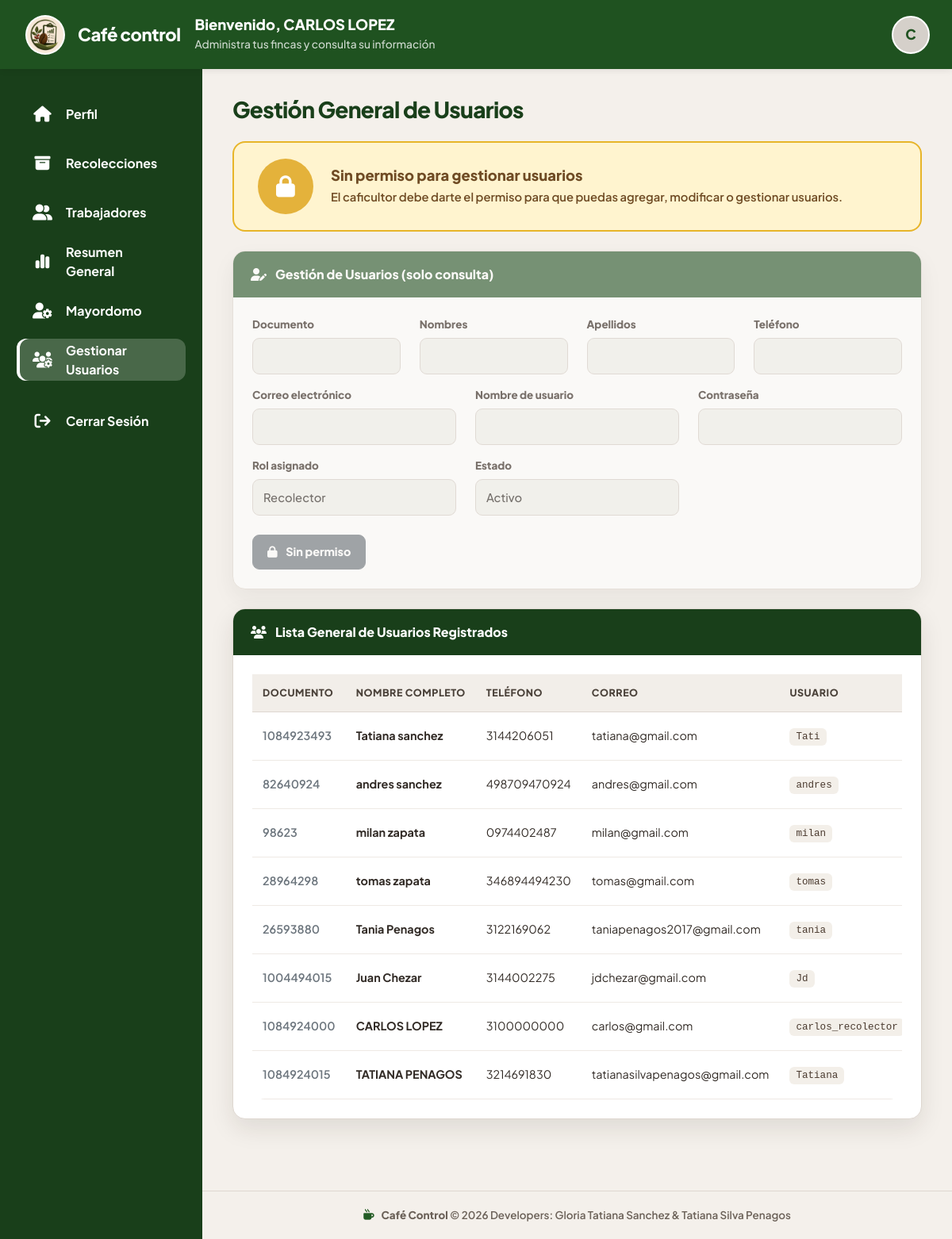
The app's page /gestionar_m.php (signed in) with its own data.
### tables this page shows
CREATE TABLE `usuarios` (
  `id_usuario` int(11) NOT NULL,
  `documento` varchar(20) NOT NULL,
  `nombres` varchar(100) NOT NULL,
  `apellidos` varchar(100) NOT NULL,
  `telefono` varchar(15) DEFAULT NULL,
  `correo` varchar(150) DEFAULT NULL,
  `usuario` varchar(50) NOT NULL,
  `contrasena` varchar(255) NOT NULL,
  `rol` enum('caficultor','mayordomo','recolector') NOT NULL,
  `estado` enum('activo','inactivo') DEFAULT 'activo',
  `fecha_registro` timestamp NOT NULL DEFAULT current_timestamp(),
  `foto_perfil` varchar(255) DEFAULT NULL
);

### gestionar_m.php (the view, shortened to what this page needs)
<?php
require_once 'assets/inc/conexion.php';
$id_usuario = (int) $_SESSION['id_usuario'];
$sql_user = "
    SELECT
        u.id_usuario,
        u.nombres,
        u.apellidos,
        u.usuario,
        u.rol,
        u.estado,
        COALESCE(
            NULLIF(TRIM(pu.foto_perfil), ''),
            NULLIF(TRIM(pr.foto_perfil), ''),
            NULLIF(TRIM(u.foto_perfil), '')
        ) AS foto_perfil
    FROM usuarios u
    LEFT JOIN perfiles_usuario pu
        ON pu.id_usuario = u.id_usuario
    LEFT JOIN perfiles_recolectores pr
        ON pr.id_usuario = u.id_usuario
    WHERE u.id_usuario = ?
    LIMIT 1
";
$stmt_user = $con->prepare($sql_user);
$stmt_user->bind_param("i", $id_usuario);
$stmt_user->execute();
$datos_sesion = $stmt_user->get_result()->fetch_assoc();
$nombre_usuario_logueado = trim(
    ($datos_sesion['nombres'] ?? '') . ' ' .
    ($datos_sesion['apellidos'] ?? '')
);
$sql_permiso = "
    SELECT COALESCE(MAX(gestionar_mayordomos), 0) AS permiso
    FROM permisos_mayordomo
    WHERE id_mayordomo = ?
";
$stmt_permiso = $con->prepare($sql_permiso);
$stmt_permiso->bind_param("i", $id_usuario);
$stmt_permiso->execute();
$res_permiso = $stmt_permiso->get_result()->fetch_assoc();
$permiso_gestionar_mayordomos = (int)($res_permiso['permiso'] ?? 0);
$puede_gestionar = ($permiso_gestionar_mayordomos === 1);
$foto_perfil_url = '';
$usuarioEdit = null;
$resultado_usuarios = $con->query("
    SELECT *
    FROM usuarios
    ORDER BY id_usuario DESC
");
?>
<!DOCTYPE html>
<html lang="es">
<head>
    <link href="https://cdn.jsdelivr.net/npm/bootstrap@5.3.0/dist/css/bootstrap.min.css" rel="stylesheet">
    <link rel="stylesheet" href="https://cdnjs.cloudflare.com/ajax/libs/font-awesome/6.4.0/css/all.min.css">
</head>
<body>
    <header class="top-navbar">
        <div class="d-flex align-items-center flex-grow-1">
            <div class="brand-section">
                <div class="logo-circle-nav">
                    <img src="images/logo.jpeg" alt="Logo Café Control">
                </div>
                <h1 class="brand-name">Café control</h1>
            </div>
            <div class="welcome-text d-none d-md-block">
                <h5>Bienvenido, <?= htmlspecialchars(strtoupper($nombre_usuario_logueado)) ?></h5>
                <p>Administra tus fincas y consulta su información</p>
            </div>
        </div>
        <div class="user-nav-actions">
            <div class="dropdown">
                <div class="profile-dropdown" data-bs-toggle="dropdown" aria-expanded="false">
                    <?php if (!empty($foto_perfil_url)): ?>
                        <img
                            src="<?= htmlspecialchars($foto_perfil_url, ENT_QUOTES, 'UTF-8') ?>"
                            alt="Foto de perfil"
                            class="user-avatar"
                            onerror="this.style.display='none'; this.nextElementSibling.style.display='flex';"
                        >
                        <div class="user-avatar-placeholder" style="display:none;">
                            <?= htmlspecialchars(strtoupper(substr($nombre_usuario_logueado, 0, 1)), ENT_QUOTES, 'UTF-8') ?>
                        </div>
                    <?php else: ?>
                        <div class="user-avatar-placeholder">
                            <?= htmlspecialchars(strtoupper(substr($nombre_usuario_logueado, 0, 1)), ENT_QUOTES, 'UTF-8') ?>
                        </div>
                    <?php endif; ?>
                </div>
            </div>
        </div>
    </header>
    <div class="layout-wrapper">
        <aside class="sidebar">
            <ul class="sidebar-menu">
                <li class="sidebar-item">
                    <a href="panel_m.php">
                        <i class="fa-solid fa-house"></i>
                        <span>Perfil</span>
                    </a>
                </li>
                <li class="sidebar-item">
                    <a href="recolecciones_m.php">
                        <i class="fa-solid fa-box-archive"></i>
                        <span>Recolecciones</span>
                    </a>
                </li>
                <li class="sidebar-item">
                    <a href="recolectores_m.php">
                        <i class="fa-solid fa-user-group"></i>
                        <span>Trabajadores</span>
                    </a>
                </li>
                <li class="sidebar-item">
                    <a href="resumen_m.php">
                        <i class="fa-solid fa-chart-simple"></i>
                        <span>Resumen General</span>
                    </a>
                </li>
                <li class="sidebar-item">
                    <a href="masignar_m.php">
                        <i class="fa-solid fa-user-gear"></i>
                        <span>Mayordomo</span>
                    </a>
                </li>
                <li class="sidebar-item active">
                    <a href="gestionar_m.php">
                        <i class="fa-solid fa-users-gear"></i>
                        <span>Gestionar Usuarios</span>
                    </a>
                </li>
                <li class="sidebar-item mt-4">
                    <a href="cerrar.php">
                        <i class="fa-solid fa-arrow-right-from-bracket"></i>
                        <span>Cerrar Sesión</span>
                    </a>
                </li>
            </ul>
        </aside>
        <main class="main-content">
            <h2 class="page-title">Gestión General de Usuarios</h2>
            <?php if (!$puede_gestionar): ?>
                <div class="permission-alert mb-4">
                    <div class="permission-icon">
                        <i class="fa-solid fa-lock"></i>
                    </div>
                    <div>
                        <h4>Sin permiso para gestionar usuarios</h4>
                        <p>
                            El caficultor debe darte el permiso para que puedas
                            agregar, modificar o gestionar usuarios.
                        </p>
                    </div>
                </div>
            <?php endif; ?>
            <div class="card mb-4 <?= !$puede_gestionar ? 'card-disabled' : '' ?>">
                <div class="card-header bg-success text-white">
                    <i class="fa-solid fa-user-pen me-2"></i>
                    <?= !$puede_gestionar ? 'Gestión de Usuarios (solo consulta)' : ($usuarioEdit ? 'Editar Usuario' : 'Agregar Nuevo Usuario') ?>
                </div>
                <div class="card-body">
                    <form action="gestionar_usuarios.php" method="POST">
                        <div class="row">
                            <div class="col-md-3 mb-3">
                                <label class="form-label">Documento</label>
                                <input type="text" class="form-control" name="documento" <?= !$puede_gestionar ? 'disabled' : '' ?> value="<?= htmlspecialchars($usuarioEdit['documento'] ?? '') ?>" required>
                            </div>
                            <div class="col-md-3 mb-3">
                                <label class="form-label">Nombres</label>
                                <input type="text" class="form-control" name="nombres" <?= !$puede_gestionar ? 'disabled' : '' ?> value="<?= htmlspecialchars($usuarioEdit['nombres'] ?? '') ?>" required>
                            </div>
                            <div class="col-md-3 mb-3">
                                <label class="form-label">Apellidos</label>
                                <input type="text" class="form-control" name="apellidos" <?= !$puede_gestionar ? 'disabled' : '' ?> value="<?= htmlspecialchars($usuarioEdit['apellidos'] ?? '') ?>" required>
                            </div>
                            <div class="col-md-3 mb-3">
                                <label class="form-label">Teléfono</label>
                                <input type="text" class="form-control" name="telefono" <?= !$puede_gestionar ? 'disabled' : '' ?> value="<?= htmlspecialchars($usuarioEdit['telefono'] ?? '') ?>">
                            </div>
                        </div>
                        <div class="row">
                            <div class="col-md-4 mb-3">
                                <label class="form-label">Correo electrónico</label>
                                <input type="email" class="form-control" name="correo" <?= !$puede_gestionar ? 'disabled' : '' ?> value="<?= htmlspecialchars($usuarioEdit['correo'] ?? '') ?>">
                            </div>
                            <div class="col-md-4 mb-3">
                                <label class="form-label">Nombre de usuario</label>
                                <input type="text" class="form-control" name="usuario" <?= !$puede_gestionar ? 'disabled' : '' ?> value="<?= htmlspecialchars($usuarioEdit['usuario'] ?? '') ?>" required>
                            </div>
                            <div class="col-md-4 mb-3">
                                <label class="form-label">
                                    Contraseña
                                </label>
                                <input type="password" class="form-control" name="contrasena" <?= !$puede_gestionar ? 'disabled' : '' ?> <?= $usuarioEdit ? '' : 'required' ?>>
                            </div>
                        </div>
                        <div class="row">
                            <div class="col-md-4 mb-3">
                                <label class="form-label">Rol asignado</label>
                                <select class="form-select" name="rol" <?= !$puede_gestionar ? 'disabled' : '' ?> required>
                                    <option value="recolector" <?= (isset($usuarioEdit) && $usuarioEdit['rol'] === 'recolector') ? 'selected' : '' ?>>Recolector</option>
                                </select>
                            </div>
                            <div class="col-md-4 mb-3">
                                <label class="form-label">Estado</label>
                                <select class="form-select" name="estado" <?= !$puede_gestionar ? 'disabled' : '' ?> required>
                                    <option value="activo" <?= (isset($usuarioEdit) && $usuarioEdit['estado'] === 'activo') ? 'selected' : '' ?>>Activo</option>
                                </select>
                            </div>
                        </div>
                        <div class="pt-2">
                            <?php if ($puede_gestionar): ?>
                                <button type="submit" class="btn btn-success btn-custom-action me-2">
                                    <i class="fa-solid <?= $usuarioEdit ? 'fa-rotate' : 'fa-floppy-disk' ?> me-2"></i>
                                    <?= $usuarioEdit ? 'Actualizar Usuario' : 'Guardar Cambios' ?>
                                </button>
                            <?php else: ?>
                                <button
                                    type="button"
                                    class="btn btn-secondary btn-custom-action me-2"
                                    onclick="mostrarSinPermiso();"
                                >
                                    <i class="fa-solid fa-lock me-2"></i>
                                    Sin permiso
                                </button>
                            <?php endif; ?>
                        </div>
                    </form>
                </div>
            </div>
            <div class="card">
                <div class="card-header bg-dark text-white">
                    <i class="fa-solid fa-users me-2"></i>
                    Lista General de Usuarios Registrados
                </div>
                <div class="card-body p-0">
                    <div class="table-responsive">
                        <table class="table table-hover align-middle">
                            <thead>
                                <tr>
                                    <th>Documento</th>
                                    <th>Nombre completo</th>
                                    <th>Teléfono</th>
                                    <th>Correo</th>
                                    <th>Usuario</th>
                                </tr>
                            </thead>
                            <tbody>
                                <?php if ($resultado_usuarios && $resultado_usuarios->num_rows > 0): ?>
                                    <?php while ($row = $resultado_usuarios->fetch_assoc()): ?>
                                        <tr>
                                            <td class="fw-semibold text-secondary">
                                                <?= htmlspecialchars($row['documento']) ?>
                                            </td>
                                            <td class="fw-bold">
                                                <?= htmlspecialchars($row['nombres'] . ' ' . $row['apellidos']) ?>
                                            </td>
                                            <td><?= htmlspecialchars($row['telefono']) ?></td>
                                            <td><?= htmlspecialchars($row['correo']) ?></td>
                                            <td>
                                                <code class="text-dark bg-light px-2 py-1 rounded">
                                                    <?= htmlspecialchars($row['usuario']) ?>
                                                </code>
                                            </td>
                                        </tr>
                                    <?php endwhile; ?>
                                <?php endif; ?>
                            </tbody>
                        </table>
                    </div>
                </div>
            </div>
        </main>
    </div>
    <footer class="app-footer">
        <i class="fa-solid fa-mug-hot"></i>
        <span><strong>Café Control</strong> © 2026 Developers: Gloria Tatiana Sanchez &amp; Tatiana Silva Penagos</span>
    </footer>
</body>
</html>

### records on screen
usuarios: nombre_usuario_logueado "CARLOS LOPEZ", substr($nombre_usuario_logueado, 0, 1) "C", documento "1084924000", nombres+apellidos "CARLOS LOPEZ", telefono "3100000000", correo "carlos@gmail.com", usuario "carlos_recolector"
usuarios: documento "1084923493", nombres+apellidos "Tatiana sanchez", telefono "3144206051", correo "tatiana@gmail.com", usuario "Tati"
usuarios: documento "82640924", nombres+apellidos "andres sanchez", telefono "498709470924", correo "andres@gmail.com", usuario "andres"
usuarios: documento "98623", nombres+apellidos "milan zapata", telefono "0974402487", correo "milan@gmail.com", usuario "milan"
usuarios: documento "28964298", nombres+apellidos "tomas zapata", telefono "346894494230", correo "tomas@gmail.com", usuario "tomas"
usuarios: documento "26593880", nombres+apellidos "Tania Penagos", telefono "3122169062", correo "taniapenagos2017@gmail.com", usuario "tania"
usuarios: documento "1004494015", nombres+apellidos "Juan Chezar", telefono "3144002275", correo "jdchezar@gmail.com", usuario "Jd"
usuarios: documento "1084924015", nombres+apellidos "TATIANA PENAGOS", telefono "3214691830", correo "tatianasilvapenagos@gmail.com", usuario "Tatiana"
